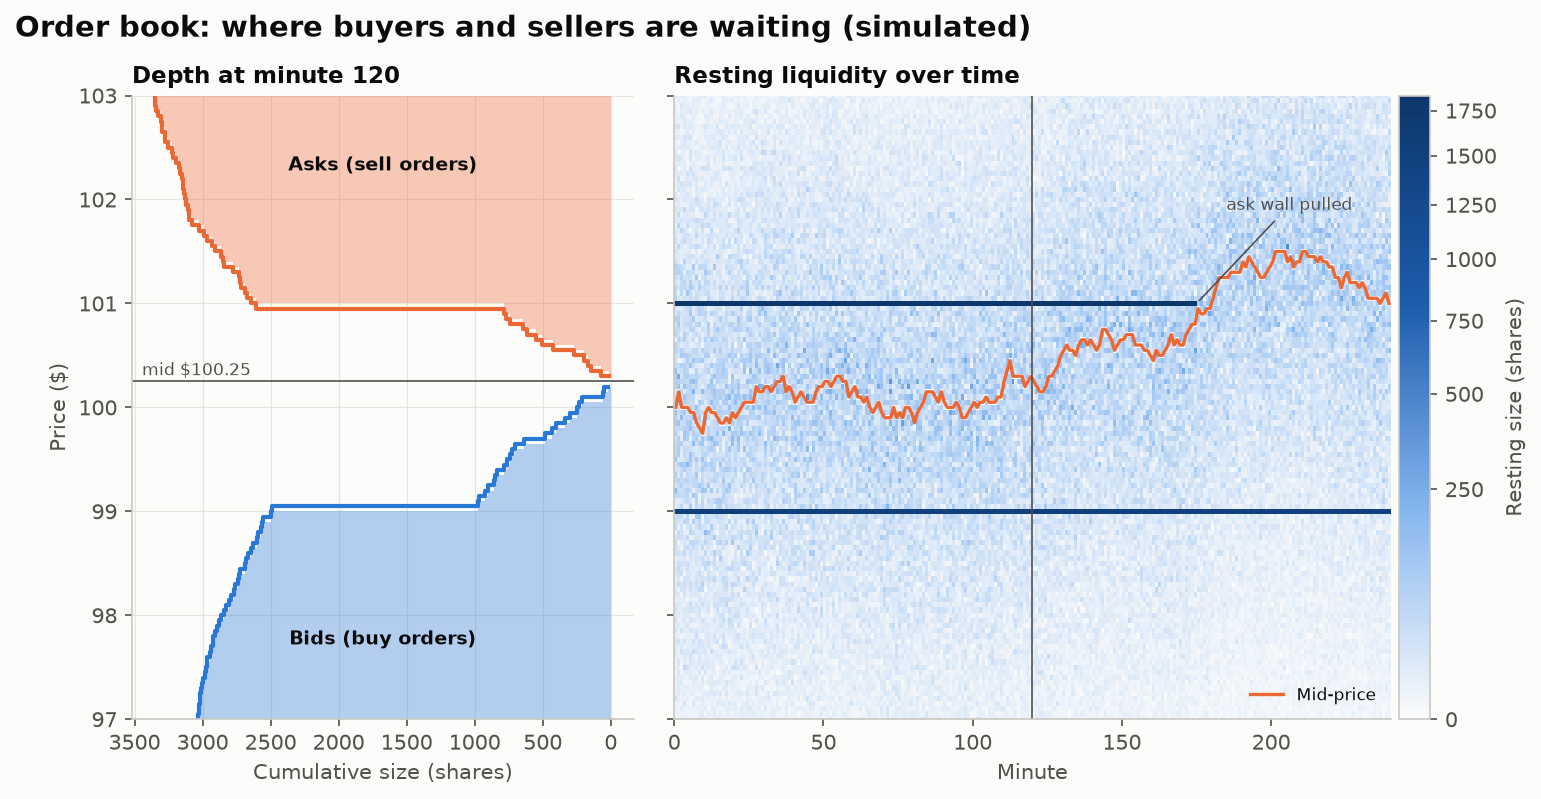

Recreate this plot in Python.
"""
Order Book Depth & Liquidity Heatmap  -  family: Finance & investment

DESIGN PURPOSE
Two views of market microstructure. The depth chart shows a single moment: the
cumulative size of buy orders (bids) below the price and sell orders (asks)
above it, so the spread and the slope of the "walls" show how much can trade
before the price moves. The liquidity heatmap shows resting order size at
every price level over time, with the traded mid-price on top, so persistent
walls, pulled orders and price reactions at liquidity become visible.

WHEN TO USE
  - Explain liquidity, spread and market impact to traders or execution
    analysts
  - Spot large resting orders (support/resistance "walls") and whether price
    respects them
  - Compare liquidity across venues or times of day

AVOID WHEN
  - The audience only needs price direction (use a price chart)
  - The data is aggregated to daily bars (microstructure detail is lost)
  - Order-book data is unreliable or spoofed (the chart will look
    authoritative anyway)

ALTERNATIVES
  - Bid-ask spread over time (line chart)
  - Volume profile (volume traded at each price)

EXAMPLE
A simulated limit-order book for a stock trading around $100: one snapshot
plus 240 one-minute snapshots, with two large resting walls (bids near $99.00,
asks near $101.00). Not investment advice.

NOTE: Educational examples with simulated or historical data. Not investment
advice; past performance does not predict future returns.

Run:  python order_book_depth.py
"""
import sys
from pathlib import Path

import numpy as np
import pandas as pd
import matplotlib.pyplot as plt

# Library style: categorical colors in fixed order, recessive axes, hairline grid.
PALETTE = ["#2a78d6", "#eb6834", "#1baf7a", "#eda100",
           "#e87ba4", "#008300", "#6250d6", "#e34948"]
SEQ_CMAP = "Blues"      # sequential: one hue, light -> dark
DIV_CMAP = "RdBu_r"     # diverging: two opposite hues, neutral midpoint
GRAY = "#b8b7b1"        # de-emphasised marks
plt.rcParams.update({
    "figure.figsize": (8, 4.8), "figure.dpi": 110, "figure.facecolor": "#fcfcfb",
    "axes.facecolor": "#fcfcfb", "axes.edgecolor": "#c9c8c3", "axes.linewidth": 0.8,
    "axes.spines.top": False, "axes.spines.right": False,
    "axes.grid": True, "grid.color": "#e6e5e1", "grid.linewidth": 0.6, "axes.axisbelow": True,
    "axes.prop_cycle": plt.cycler(color=PALETTE),
    "axes.titlesize": 13, "axes.titleweight": "bold", "axes.titlelocation": "left",
    "axes.labelcolor": "#52514e", "xtick.color": "#52514e", "ytick.color": "#52514e",
    "text.color": "#0b0b0b", "font.size": 10, "lines.linewidth": 2,
    "legend.frameon": False,
})

from matplotlib.colors import LinearSegmentedColormap, PowerNorm

# --- Example data ------------------------------------------------------------
rng = np.random.default_rng(3)
tick = 0.05
levels = np.round(np.arange(97.0, 103.0 + tick / 2, tick), 2)
n_t = 240
# mid-price: random walk that is capped near the $101 ask wall until minute 170
mid = np.empty(n_t)
mid[0] = 100.0
for t in range(1, n_t):
    step = rng.normal(0.004, 0.06)
    nxt = mid[t - 1] + step
    if t < 170 and nxt > 100.92:
        nxt = 100.92 - abs(rng.normal(0, 0.08))
    mid[t] = nxt
mid = np.round(mid / tick) * tick
book = np.zeros((len(levels), n_t))
for t in range(n_t):
    dist = np.abs(levels - mid[t])
    size = rng.gamma(2.0, 40, len(levels)) * np.exp(-dist / 1.2)
    size[np.isclose(levels, 99.00)] += 1500                    # persistent bid wall
    if t < 175:
        size[np.isclose(levels, 101.00)] += 1800               # ask wall, pulled at minute 175
    size[np.abs(levels - mid[t]) < tick / 2] = 0               # nothing rests at the mid
    book[:, t] = size
snapshot_t = 120
bids = pd.DataFrame({"price": levels, "size": book[:, snapshot_t]}).query("price < @mid[@snapshot_t]")
asks = pd.DataFrame({"price": levels, "size": book[:, snapshot_t]}).query("price > @mid[@snapshot_t]")
asks.head()

# --- Plot --------------------------------------------------------------------
fig, (ax_d, ax_h) = plt.subplots(1, 2, figsize=(12, 5.4), sharey=True,
                                 gridspec_kw={"width_ratios": [1, 1.7], "wspace": 0.06})
b = bids.sort_values("price", ascending=False)
a = asks.sort_values("price")
ax_d.fill_betweenx(b["price"], 0, b["size"].cumsum(), step="post", color=PALETTE[0], alpha=0.35, linewidth=0)
ax_d.step(b["size"].cumsum(), b["price"], where="post", color=PALETTE[0], label="Bids (buy orders)")
ax_d.fill_betweenx(a["price"], 0, a["size"].cumsum(), step="post", color=PALETTE[1], alpha=0.35, linewidth=0)
ax_d.step(a["size"].cumsum(), a["price"], where="post", color=PALETTE[1], label="Asks (sell orders)")
ax_d.axhline(mid[snapshot_t], color="#52514e", linewidth=0.8)
ax_d.annotate(f"mid ${mid[snapshot_t]:.2f}", (0.02, mid[snapshot_t]), xycoords=("axes fraction", "data"),
              xytext=(0, 3), textcoords="offset points", ha="left", fontsize=8, color="#52514e")
ax_d.invert_xaxis()
ax_d.set_xlabel("Cumulative size (shares)")
ax_d.set_ylabel("Price ($)")
ax_d.set_title(f"Depth at minute {snapshot_t}", fontsize=11)
ax_d.text(0.5, 0.12, "Bids (buy orders)", transform=ax_d.transAxes, ha="center", fontsize=9, fontweight="bold")
ax_d.text(0.5, 0.88, "Asks (sell orders)", transform=ax_d.transAxes, ha="center", fontsize=9, fontweight="bold")

cmap = LinearSegmentedColormap.from_list("liq", ["#fcfcfb", "#86b6ef", "#1c5cab", "#0d366b"])
im = ax_h.pcolormesh(np.arange(n_t + 1), np.r_[levels - tick / 2, levels[-1] + tick / 2], book,
                     cmap=cmap, norm=PowerNorm(0.5, vmin=0, vmax=np.percentile(book, 99.7)), shading="flat")
ax_h.plot(np.arange(n_t) + 0.5, mid, color=PALETTE[1], linewidth=1.6, label="Mid-price")
ax_h.axvline(snapshot_t, color="#52514e", linewidth=0.8)
ax_h.annotate("ask wall pulled", (175, 101.0), xytext=(185, 101.9), fontsize=8, color="#52514e",
              arrowprops=dict(arrowstyle="-", color="#52514e", linewidth=0.8))
ax_h.set_ylim(levels[0], levels[-1])
ax_h.set_xlabel("Minute")
ax_h.set_title("Resting liquidity over time", fontsize=11)
ax_h.grid(False)
ax_h.legend(loc="lower right", fontsize=8)
fig.colorbar(im, ax=ax_h, pad=0.01, label="Resting size (shares)")
fig.suptitle("Order book: where buyers and sellers are waiting (simulated)", x=0.06, ha="left",
             fontsize=14, fontweight="bold")

# --- Save / show -------------------------------------------------------------
out = Path(__file__).with_name(Path(__file__).stem + ".png")
fig.savefig(out, dpi=150, bbox_inches="tight")
print(f"saved {out}")
if "--no-show" not in sys.argv:
    plt.show()
